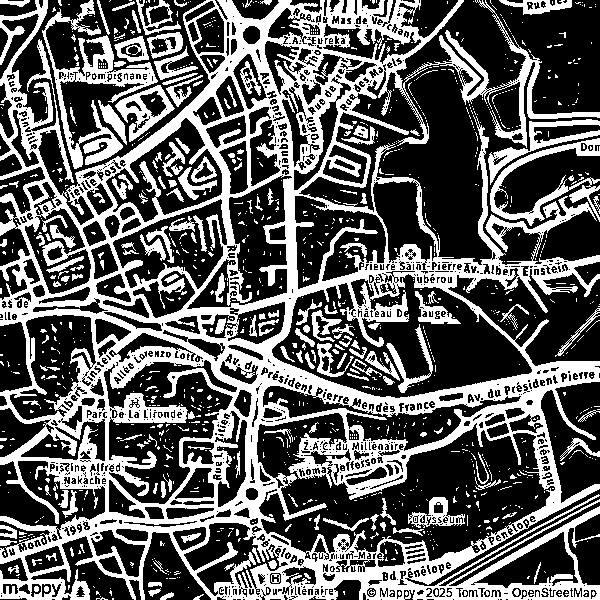
#> input picture mask_routes.png, 600 x 600 px
$ python find_nearest_route_points.py
#> lines starting #> are read from the running program, lines starting #| are printed output that depends on the picture; after the words box and inside, x2 and y2 are one past the last pixel; in counts of white or black regions, pixels touching at a corner belong together

import cv2
import numpy as np
from scipy.spatial import cKDTree
from scipy.ndimage import label

# Charger le masque des routes
mask = cv2.imread('mask_routes.png', 0)
#> mask: shape (600, 600); 37.2% white; 1282 white regions (1096 under 20 px), largest, box (x1, y1, x2, y2) and area: (0, 0, 600, 600) 104218, (42, 0, 158, 169) 4097, (490, 138, 600, 226) 2059

# Trouver les composantes connexes sur le masque
structure = np.ones((3, 3), dtype=np.int32)
labeled, ncomponents = label(mask == 255, structure=structure)
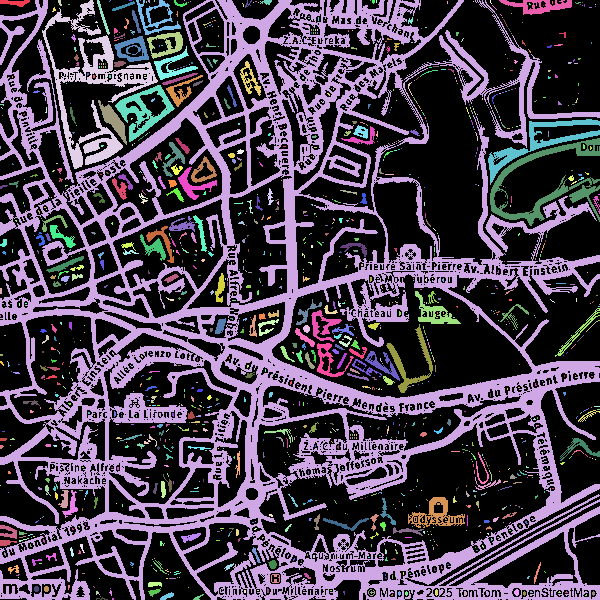
#> labeled: shape (600, 600) int32; 1283 distinct labels, from 0 to 1282; one colour per label, 0 black
#> ncomponents = 1282

# Charger les points sélectionnés
#> (the run stopped early here; a loop or call above may not have finished)
